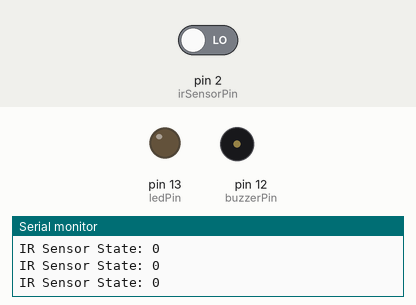
Simulated run of this sketch. Board: Arduino Uno, built with avr-gcc and run on an emulated ATmega328P. Shown: output pins drawn as LEDs (lit = HIGH), buzzer (waves = sounding, pin HIGH), the last lines printed to the serial monitor. The inputs (shaded band) are chosen by the test bench; at power-on: pin 2 (irSensorPin) LOW.

Above: at 1.2 s.
1.3 s: pin 2 (irSensorPin) driven HIGH
At 1.6 s:
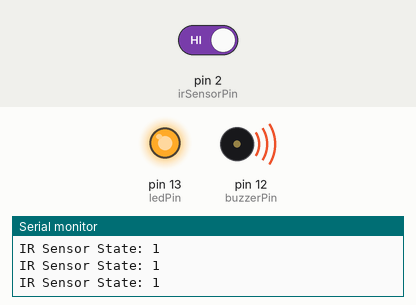
2.8 s: pin 2 (irSensorPin) driven LOW
At 4.1 s:
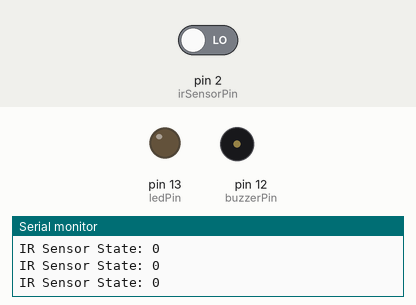
Timing chart, 0 to 5.8 s (numbered marks = the images above; inputs shaded):
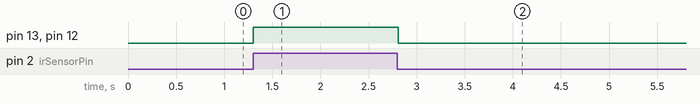

The sketch:

An_experiment_to_avoid_obstacles_using_IR_Sensor.ino
```cpp
const int irSensorPin = 2;  // IR sensor output pin connected to digital pin 2
const int ledPin = 13;      // LED connected to digital pin 13
const int buzzerPin = 12;   // Buzzer connected to digital pin 12

// Variables
int irSensorState = LOW;    // Variable to store the IR sensor state

void setup() {
  pinMode(irSensorPin, INPUT);  // Set the IR sensor pin as an input
  pinMode(ledPin, OUTPUT);      // Set the LED pin as an output
  pinMode(buzzerPin, OUTPUT);   // Set the buzzer pin as an output
  Serial.begin(9600);           // Initialize serial communication for debugging
}

void loop() {
  irSensorState = digitalRead(irSensorPin); // Read the state of the IR sensor

  // Print the IR sensor state to the serial monitor (for debugging purposes)
  Serial.print("IR Sensor State: ");
  Serial.println(irSensorState);

  // If an obstacle is detected, turn on the LED and buzzer
  if (irSensorState == HIGH) {
    digitalWrite(ledPin, HIGH);  // Turn on the LED
    digitalWrite(buzzerPin, HIGH); // Activate the buzzer
  } else {
    digitalWrite(ledPin, LOW);   // Turn off the LED
    digitalWrite(buzzerPin, LOW); // Deactivate the buzzer
  }

  delay(100); // Short delay before next reading
}
```

Measured:
- after the input at 1.3 s, pin 13 (ledPin), pin 12 (buzzerPin): LOW → HIGH at once
- after the input at 2.8 s, pin 13 (ledPin), pin 12 (buzzerPin): HIGH → LOW at once
